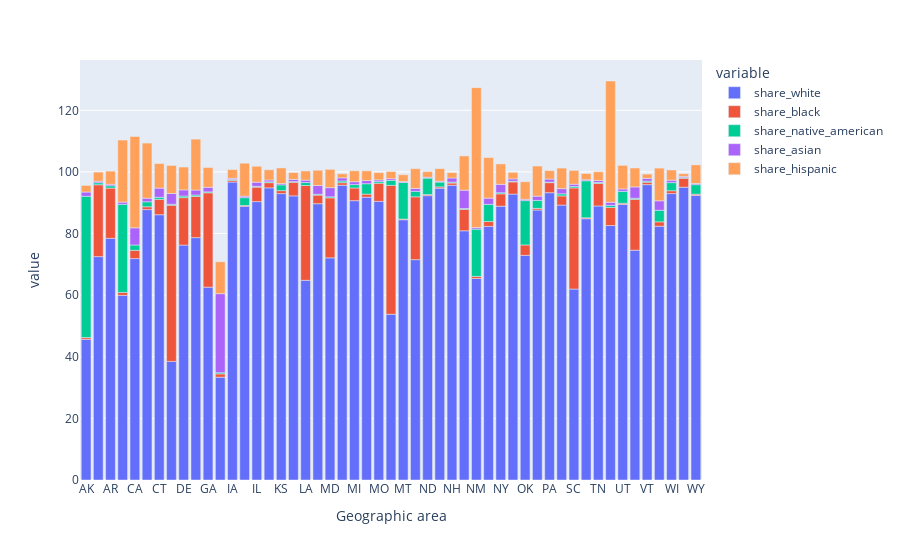

Source (notebook cell):
### Code cell
px.bar(race.groupby('Geographic area').mean(numeric_only = True))

### Figure 1 — Plotly figure (JSON) as saved in the notebook; plotly's stock layout.template omitted (floating-point values rounded to 4 significant figures)
{"data": [{"alignmentgroup": "True", "hovertemplate": "variable=share_white<br>Geographic area=%{x}<br>value=%{y}<extra></extra>", "legendgroup": "share_white", "marker": {"color": "#636efa", "pattern": {"shape": ""}}, "name": "share_white", "offsetgroup": "share_white", "orientation": "v", "showlegend": true, "textposition": "auto", "type": "bar", "x": ["AK", "AL", "AR", "AZ", "CA", "CO", "CT", "DC", "DE", "FL", "GA", "HI", "IA", "ID", "IL", "IN", "KS", "KY", "LA", "MA", "MD", "ME", "MI", "MN", "MO", "MS", "MT", "NC", "ND", "NE", "NH", "NJ", "NM", "NV", "NY", "OH", "OK", "OR", "PA", "RI", "SC", "SD", "TN", "TX", "UT", "VA", "VT", "WA", "WI", "WV", "WY"], "xaxis": "x", "y": [45.65, 72.51, 78.45, 59.93, 71.87, 87.77, 86.11, 38.5, 76.25, 78.67, 62.59, 33.37, 96.71, 88.82, 90.36, 94.82, 92.96, 92.23, 64.81, 89.67, 72.12, 95.69, 90.67, 91.8, 90.44, 53.8, 84.48, 71.52, 92.29, 94.72, 95.68, 80.89, 65.42, 82.33, 88.88, 92.8, 72.93, 87.63, 93.25, 89.23, 61.98, 84.82, 88.95, 82.59, 89.44, 74.6, 95.87, 82.38, 92.96, 95.04, 92.37], "yaxis": "y"}, {"alignmentgroup": "True", "hovertemplate": "variable=share_black<br>Geographic area=%{x}<br>value=%{y}<extra></extra>", "legendgroup": "share_black", "marker": {"color": "#EF553B", "pattern": {"shape": ""}}, "name": "share_black", "offsetgroup": "share_black", "orientation": "v", "showlegend": true, "textposition": "auto", "type": "bar", "x": ["AK", "AL", "AR", "AZ", "CA", "CO", "CT", "DC", "DE", "FL", "GA", "HI", "IA", "ID", "IL", "IN", "KS", "KY", "LA", "MA", "MD", "ME", "MI", "MN", "MO", "MS", "MT", "NC", "ND", "NE", "NH", "NJ", "NM", "NV", "NY", "OH", "OK", "OR", "PA", "RI", "SC", "SD", "TN", "TX", "UT", "VA", "VT", "WA", "WI", "WV", "WY"], "xaxis": "x", "y": [0.5673, 23.32, 16.3, 0.9545, 2.692, 0.9177, 4.992, 50.7, 15.39, 13.37, 30.63, 1.071, 0.5635, 0.2952, 4.704, 1.688, 0.9605, 4.421, 30.78, 2.802, 19.46, 0.8198, 4.124, 1.001, 5.879, 41.83, 0.2266, 20.4, 0.3574, 0.4205, 0.7156, 6.975, 0.667, 1.567, 4.008, 3.96, 3.376, 0.5295, 3.27, 2.988, 32.83, 0.29, 7.303, 5.88, 0.385, 16.51, 0.7706, 1.427, 0.9373, 2.915, 0.3995], "yaxis": "y"}, {"alignmentgroup": "True", "hovertemplate": "variable=share_native_american<br>Geographic area=%{x}<br>value=%{y}<extra></extra>", "legendgroup": "share_native_american", "marker": {"color": "#00cc96", "pattern": {"shape": ""}}, "name": "share_native_american", "offsetgroup": "share_native_american", "orientation": "v", "showlegend": true, "textposition": "auto", "type": "bar", "x": ["AK", "AL", "AR", "AZ", "CA", "CO", "CT", "DC", "DE", "FL", "GA", "HI", "IA", "ID", "IL", "IN", "KS", "KY", "LA", "MA", "MD", "ME", "MI", "MN", "MO", "MS", "MT", "NC", "ND", "NE", "NH", "NJ", "NM", "NV", "NY", "OH", "OK", "OR", "PA", "RI", "SC", "SD", "TN", "TX", "UT", "VA", "VT", "WA", "WI", "WV", "WY"], "xaxis": "x", "y": [45.86, 0.6593, 0.7599, 28.59, 1.723, 1.625, 0.6566, 0.3, 0.5237, 0.4554, 0.3003, 0.3881, 0.2714, 2.525, 0.2618, 0.2758, 1.873, 0.2101, 0.9573, 0.2663, 0.3409, 0.545, 1.077, 3.363, 0.5443, 1.615, 11.87, 1.788, 5.33, 1.56, 0.2875, 0.2571, 15.34, 5.577, 0.3613, 0.215, 14.38, 2.589, 0.1616, 0.6706, 0.4628, 12.03, 0.3166, 0.6589, 3.87, 0.3423, 0.3697, 3.75, 2.62, 0.2002, 3.095], "yaxis": "y"}, {"alignmentgroup": "True", "hovertemplate": "variable=share_asian<br>Geographic area=%{x}<br>value=%{y}<extra></extra>", "legendgroup": "share_asian", "marker": {"color": "#ab63fa", "pattern": {"shape": ""}}, "name": "share_asian", "offsetgroup": "share_asian", "orientation": "v", "showlegend": true, "textposition": "auto", "type": "bar", "x": ["AK", "AL", "AR", "AZ", "CA", "CO", "CT", "DC", "DE", "FL", "GA", "HI", "IA", "ID", "IL", "IN", "KS", "KY", "LA", "MA", "MD", "ME", "MI", "MN", "MO", "MS", "MT", "NC", "ND", "NE", "NH", "NJ", "NM", "NV", "NY", "OH", "OK", "OR", "PA", "RI", "SC", "SD", "TN", "TX", "UT", "VA", "VT", "WA", "WI", "WV", "WY"], "xaxis": "x", "y": [1.388, 0.4798, 0.4771, 0.7266, 5.568, 1.155, 2.99, 3.5, 2, 1.617, 1.492, 25.65, 0.4008, 0.4877, 1.337, 0.5868, 0.4264, 0.711, 0.7865, 2.853, 2.98, 1.032, 0.9542, 1.026, 0.5499, 0.5461, 0.3189, 0.9263, 0.2935, 0.2919, 1.343, 5.945, 0.4939, 2.007, 2.719, 0.7515, 0.4265, 1.382, 0.989, 1.688, 0.74, 0.3179, 0.6373, 1.015, 0.7709, 3.669, 0.9101, 3.075, 0.7908, 0.3411, 0.3896], "yaxis": "y"}, {"alignmentgroup": "True", "hovertemplate": "variable=share_hispanic<br>Geographic area=%{x}<br>value=%{y}<extra></extra>", "legendgroup": "share_hispanic", "marker": {"color": "#FFA15A", "pattern": {"shape": ""}}, "name": "share_hispanic", "offsetgroup": "share_hispanic", "orientation": "v", "showlegend": true, "textposition": "auto", "type": "bar", "x": ["AK", "AL", "AR", "AZ", "CA", "CO", "CT", "DC", "DE", "FL", "GA", "HI", "IA", "ID", "IL", "IN", "KS", "KY", "LA", "MA", "MD", "ME", "MI", "MN", "MO", "MS", "MT", "NC", "ND", "NE", "NH", "NJ", "NM", "NV", "NY", "OH", "OK", "OR", "PA", "RI", "SC", "SD", "TN", "TX", "UT", "VA", "VT", "WA", "WI", "WV", "WY"], "xaxis": "x", "y": [2.149, 2.98, 4.273, 20.14, 29.65, 17.9, 7.976, 9.1, 7.417, 16.53, 6.415, 10.36, 2.819, 10.7, 5.171, 3.318, 5.072, 2.226, 2.977, 4.946, 5.931, 1.313, 3.535, 3.154, 2.365, 2.322, 2.192, 6.413, 1.823, 4.07, 1.745, 11.12, 45.43, 13.17, 6.629, 2.13, 5.696, 9.777, 2.733, 6.668, 4.475, 2.037, 2.856, 39.36, 7.663, 6.153, 1.38, 10.61, 3.323, 0.9042, 6.018], "yaxis": "y"}], "layout": {"barmode": "relative", "legend": {"title": {"text": "variable"}, "tracegroupgap": 0}, "margin": {"t": 60}, "xaxis": {"anchor": "y", "domain": [0, 1], "title": {"text": "Geographic area"}}, "yaxis": {"anchor": "x", "domain": [0, 1], "title": {"text": "value"}}}}
